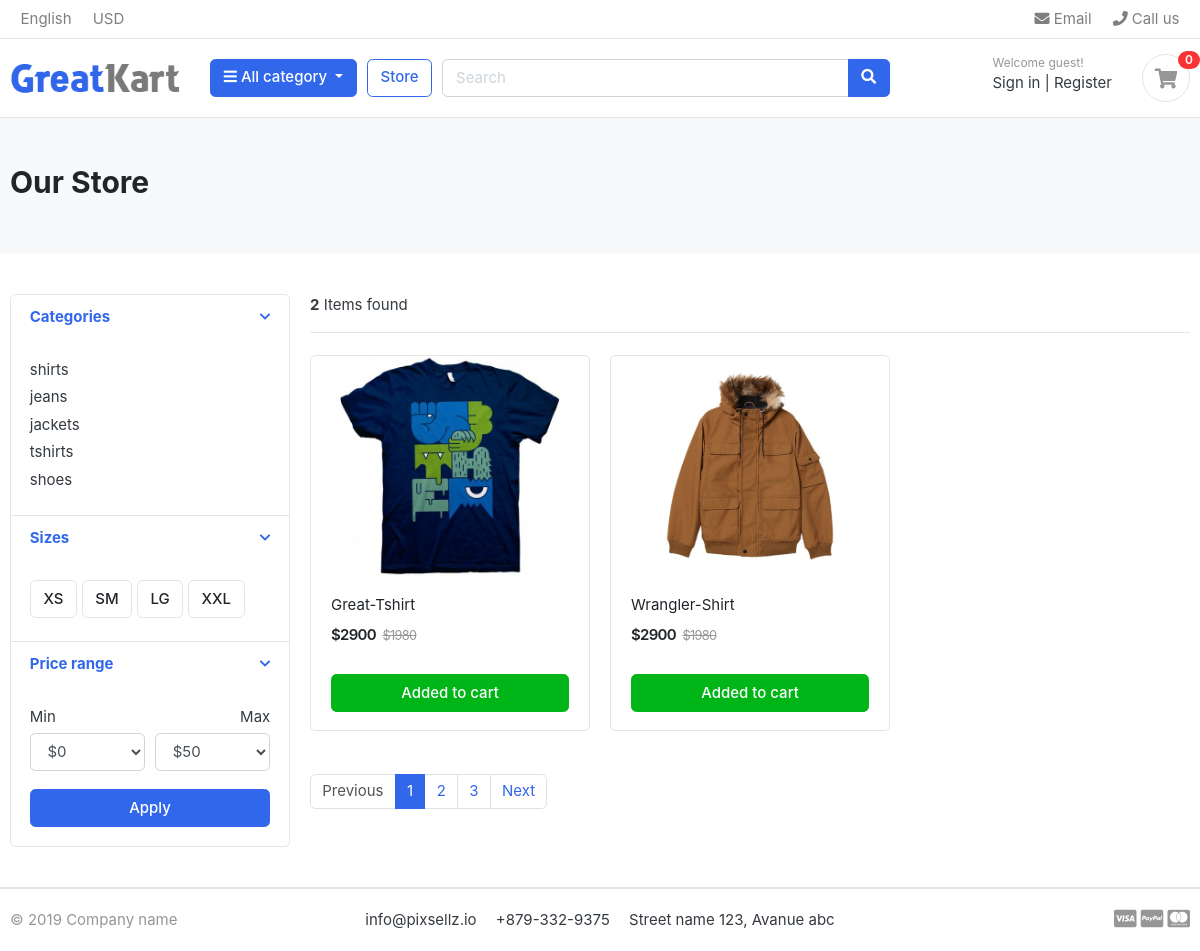
Screenshot of /store/tshirts/ with the database file from the repository.
### category/models.py (models this page shows, shortened)
class Category(models.Model):
    category_name = models.CharField(max_length=50, unique=True)
    slug = models.SlugField(max_length=100, unique=True)
    description = models.TextField(max_length=255)
    category_image = models.ImageField(
        upload_to="photos/categories/", blank=True)
    class Meta:
        verbose_name = "category"
        verbose_name_plural = 'Categories'

### store/models.py (models this page shows, shortened)
class Product(models.Model):
    product_name = models.CharField(max_length=200, unique=True)
    slug = models.SlugField(max_length=200, unique=True)
    description = models.TextField(max_length=500, blank=True)
    price = models.IntegerField()
    images = models.ImageField(upload_to='photos/products')
    stock = models.IntegerField()
    is_available = models.BooleanField(default=True)
    category = models.ForeignKey(Category, on_delete=models.CASCADE)
    created_date = models.DateField(auto_now_add=True)
    modified_date = models.DateTimeField(auto_now=True)
    def get_url(self):
        return reverse('product_detail', args=[self.category.slug, self.slug])

### store/views.py (the view)
# urls.py: path("store/", include("store.urls")),
def store(request, category_slug=None):
    products = None
    if category_slug is not None:
        category = get_object_or_404(Category, slug=category_slug)
        products = Product.objects.filter(
            category=category,
            is_available=True
        )
    else:
        products = Product.objects.filter(is_available=True)
    context = {
        'products': products,
        'product_count': products.count(),
    }
    return render(request, "store/store.html", context)

### category/context_processors.py (called while the page is built)
def menu_links(request):
    links = Category.objects.all()
    return {'links': links}

### templates/store/store.html (shortened to what this page needs)
{% extends "base.html" %} {% load static %} {% block content %}
<section class="section-pagetop bg">
  <div class="container">
    <h2 class="title-page">Our Store</h2>
  </div>
</section>
<section class="section-content padding-y">
  <div class="container">
    <div class="row">
      <aside class="col-md-3">
        <div class="card">
          <article class="filter-group">
            <header class="card-header">
              <a
                href="#"
                data-toggle="collapse"
                data-target="#collapse_1"
                aria-expanded="true"
                class=""
              >
                <i class="icon-control fa fa-chevron-down"></i>
                <h6 class="title">Categories</h6>
              </a>
            </header>
            <div class="filter-content collapse show" id="collapse_1" style="">
              <div class="card-body">
                <ul class="list-menu">
                  {% for category in links %}
                  <li>
                    <a href="{% url 'products_by_category' category.slug %}"
                      >{{category.category_name}}</a
                    >
                  </li>
                  {% endfor %}
                </ul>
              </div>
            </div>
          </article>
          <article class="filter-group">
            <header class="card-header">
              <a
                href="#"
                data-toggle="collapse"
                data-target="#collapse_4"
                aria-expanded="true"
                class=""
              >
                <i class="icon-control fa fa-chevron-down"></i>
                <h6 class="title">Sizes</h6>
              </a>
            </header>
            <div class="filter-content collapse show" id="collapse_4" style="">
              <div class="card-body">
                <label class="checkbox-btn">
                  <span class="btn btn-light"> XS </span>
                </label>
                <label class="checkbox-btn">
                  <span class="btn btn-light"> SM </span>
                </label>
                <label class="checkbox-btn">
                  <span class="btn btn-light"> LG </span>
                </label>
                <label class="checkbox-btn">
                  <span class="btn btn-light"> XXL </span>
                </label>
              </div>
            </div>
          </article>
          <article class="filter-group">
            <header class="card-header">
              <a
                href="#"
                data-toggle="collapse"
                data-target="#collapse_3"
                aria-expanded="true"
                class=""
              >
                <i class="icon-control fa fa-chevron-down"></i>
                <h6 class="title">Price range</h6>
              </a>
            </header>
            <div class="filter-content collapse show" id="collapse_3" style="">
              <div class="card-body">
                <div class="form-row">
                  <div class="form-group col-md-6">
                    <label>Min</label>
                    <select class="mr-2 form-control">
                      <option value="0">$0</option>
                    </select>
                  </div>
                  <div class="form-group text-right col-md-6">
                    <label>Max</label>
                    <select class="mr-2 form-control">
                      <option value="50">$50</option>
                    </select>
                  </div>
                </div>
                <button class="btn btn-block btn-primary">Apply</button>
              </div>
            </div>
          </article>
        </div>
      </aside>
      <main class="col-md-9">
        <header class="border-bottom mb-4 pb-3">
          <div class="form-inline">
            <span class="mr-md-auto"
              ><b>{{product_count}}</b> Items found
            </span>
          </div>
        </header>
        <div class="row">
          {% for product in products %}
          <div class="col-md-4">
            <figure class="card card-product-grid">
              <div class="img-wrap">
                <a href="{{product.get_url}}">
                <img  src="{{ product.images.url }}" />
                </a>
              </div>
              <figcaption class="info-wrap">
                <div class="fix-height">
                  <a href="{{product.get_url}}" class="title">{{product.product_name}}</a>
                  <div class="price-wrap mt-2">
                    <span class="price">${{product.price}}</span>
                    <del class="price-old">$1980</del>
                  </div>
                </div>
                <a href="#" class="btn btn-block btn-success">Added to cart </a>
              </figcaption>
            </figure>
          </div>
          {% endfor %}
        </div>
        <nav class="mt-4" aria-label="Page navigation sample">
          <ul class="pagination">
            <li class="page-item disabled">
              <a class="page-link" href="#">Previous</a>
            </li>
            <li class="page-item active">
              <a class="page-link" href="#">1</a>
            </li>
            <li class="page-item"><a class="page-link" href="#">2</a></li>
            <li class="page-item"><a class="page-link" href="#">3</a></li>
            <li class="page-item"><a class="page-link" href="#">Next</a></li>
          </ul>
        </nav>
      </main>
    </div>
  </div>
</section>
{% endblock content %}

### shoply/static/css/ui.css (style rules this page uses)
html { font-family: "Inter", sans-serif; font-size: 15px; }
.img-wrap { text-align: center; display: block; }
.img-wrap img { max-width: 100%; }
.price-wrap { letter-spacing: -0.7px; }
.padding-y { padding-top: 40px; padding-bottom: 40px; }
figure { margin-bottom: 0; }
article:after, .form-group:after { display: block; clear: both; content: ""; }
.bg { background-color: #f8f9fa; }
.title-page { color: #212529; }
.btn-light { background-color: #fff; border-color: #e4e4e4; }
[class*=list-] li:after { visibility: hidden; display: block; content: ""; overflow: hidden; height: 0; clear: both; }
.list-menu { list-style: none; margin: 0; padding-left: 0; }
.list-menu li { margin-bottom: 5px; }
.list-menu a { color: #343a40; }
[class*=card-product] a.title { color: #212529; display: block; }
[class*=card-product] .img-wrap { overflow: hidden; position: relative; }
[class*=card-product] .img-wrap img { height: 100%; max-width: 100%; width: auto; display: inline-block; -o-object-fit: cover; object-fit: cover; }
.card-product-grid { margin-bottom: 20px; }
.card-product-grid .img-wrap { border-radius: 0.2rem 0.2rem 0 0; height: 220px; }
.card-product-grid .info-wrap { overflow: hidden; padding: 18px 20px; }
.card-product-grid .fix-height { height: 80px; overflow: hidden; }
.card .img-wrap { overflow: hidden; }
.price { font-weight: 600; color: #212529; }
.price-old { color: #969696; margin-left: 3px; font-size: 85%; }
.icon-control { margin-top: 5px; float: right; font-size: 80%; }
.card-header .title { margin-bottom: 0; line-height: 1.5; }
.filter-group { border-bottom: 1px solid #e4e4e4; }
.filter-group .card-header { border-bottom: 0; }
.filter-group:last-child { border-bottom: 0; }
.checkbox-btn { position: relative; }
.section-pagetop { padding: 45px 0; }

### rows the page displays
Category: category_name "shirts"
Category: category_name "jeans"
Category: category_name "jackets"
Category: category_name "tshirts"
Category: category_name "shoes"
Product: images (picture), product_name "Great-Tshirt", price "2900"
Product: images (picture), product_name "Wrangler-Shirt", price "2900"

### other values shown
{{ product_count }} "2"
